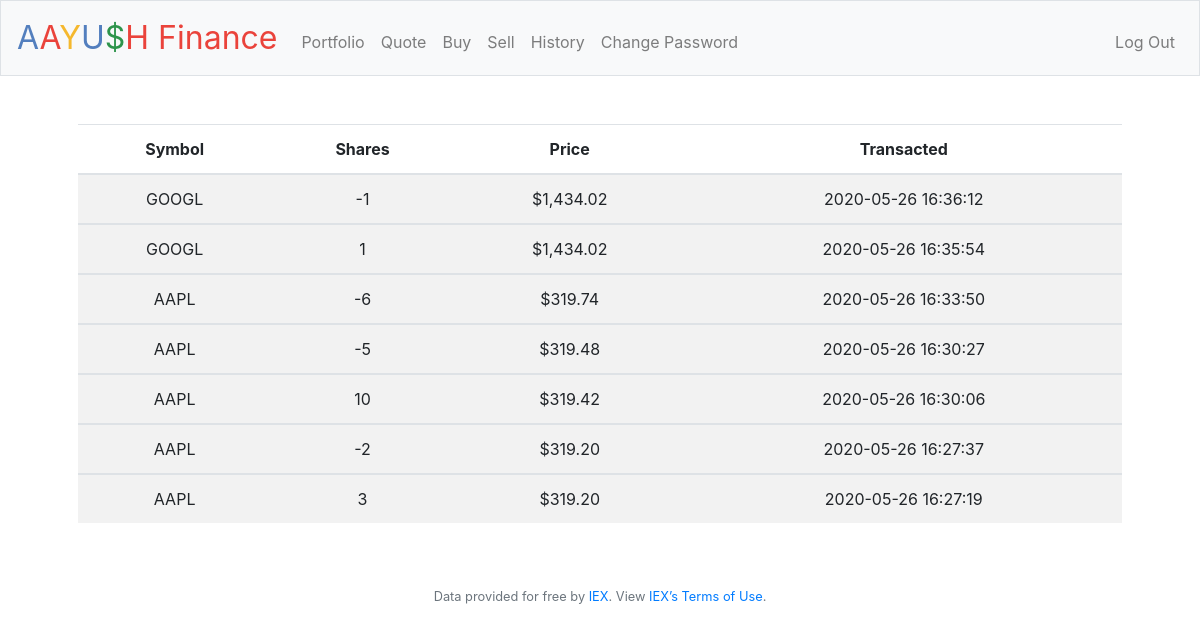
Screenshot of /history (signed in) with the database file from the repository.
### tables this page shows
CREATE TABLE 'data' (Symbol varchar(255), Name varchar(255), id INTEGER, Shares NUMERIC, TOTAL NUMERIC, Price NUMERIC, Transacted DATETIME);

### application.py (the view)
@app.route("/history")
@login_required
def history():
    tabs=db.execute("SELECT * FROM data WHERE id=:id ORDER BY Transacted DESC", id=session["user_id"])
    for tab in tabs:
        if tab["Price"] is not None:
            tab["Price"]=usd(tab["Price"])
    return render_template("history.html", tabs=tabs)

### application.py (called while the page is built)
@app.after_request
def after_request(response):
    response.headers["Cache-Control"] = "no-cache, no-store, must-revalidate"
    response.headers["Expires"] = 0
    response.headers["Pragma"] = "no-cache"
    return response

### helpers.py (called while the page is built)
def login_required(f):
    @wraps(f)
    def decorated_function(*args, **kwargs):
        if session.get("user_id") is None:
            return redirect("/login")
        return f(*args, **kwargs)
    return decorated_function

def usd(value):
    return f"${value:,.2f}"

### templates/history.html (shortened to what this page needs)
{% extends "layout.html" %}
{% block main %}
    <table class="table table-striped">
        <thead>
            <tr>
                <th>Symbol</th>
                <th>Shares</th>
                <th>Price</th>
                <th>Transacted</th>
            </tr>
        </thead>
        {% for tab in tabs %}
            <tbody>
                <tr>
                    <td>{{ tab["Symbol"] }}</td>
                    <td>{{ tab["Shares"] }}</td>
                    <td>{{ tab["Price"] }}</td>
                    <td>{{ tab["Transacted"] }}</td>
                </tr>
            </tbody>
        {% endfor %}
    </table>
{% endblock %}

### templates/layout.html (shortened to what this page needs)
<!DOCTYPE html>
<html lang="en">
    <head>
        <link href="https://maxcdn.bootstrapcdn.com/bootstrap/4.1.3/css/bootstrap.min.css" rel="stylesheet">
        <link href="/static/styles.css" rel="stylesheet">
    </head>
    <body>
        <nav class="navbar navbar-expand-md navbar-light bg-light border">
            <a class="navbar-brand" href="/"><span class="blue">A</span><span class="red">A</span><span class="yellow">Y</span><span class="blue">U</span><span class="green">$</span><span class="red">H</span> <span class="red">Finance</span></a>
            <div class="collapse navbar-collapse" id="navbar">
                {% if session.user_id %}
                    <ul class="navbar-nav mr-auto mt-2">
                        <li class="nav-item"><a class="nav-link" href="/">Portfolio</a></li>
                        <li class="nav-item"><a class="nav-link" href="/quote">Quote</a></li>
                        <li class="nav-item"><a class="nav-link" href="/buy">Buy</a></li>
                        <li class="nav-item"><a class="nav-link" href="/sell">Sell</a></li>
                        <li class="nav-item"><a class="nav-link" href="/history">History</a></li>
                        <li class="nav-item"><a class="nav-link" href="/change">Change Password</a></li>
                    </ul>
                    <ul class="navbar-nav ml-auto mt-2">
                        <li class="nav-item"><a class="nav-link" href="/logout">Log Out</a></li>
                    </ul>
                {% else %}
                    <ul class="navbar-nav ml-auto mt-2">
                        <li class="nav-item"><a class="nav-link" href="/register">Register</a></li>
                        <li class="nav-item"><a class="nav-link" href="/login">Log In</a></li>
                    </ul>
                {% endif %}
            </div>
        </nav>
        <main class="container p-5">
            {% block main %}{% endblock %}
        </main>
        <footer class="small text-center text-muted">
            Data provided for free by <a href="https://iextrading.com/developer">IEX</a>. View <a href="https://iextrading.com/api-exhibit-a/">IEX’s Terms of Use</a>.
        </footer>
    </body>
</html>

### static/styles.css (style rules this page uses)
nav .navbar-brand { font-size: xx-large; }
nav .navbar-brand .blue { color: #537fbe; }
nav .navbar-brand .red { color: #ea433b; }
nav .navbar-brand .yellow { color: #f5b82e; }
nav .navbar-brand .green { color: #2e944b; }
main { overflow-x: auto; text-align: center; }

### rows the page displays
data: Symbol "GOOGL", Shares "-1", Price "$1,434.02", Transacted "2020-05-26 16:36:12"
data: Symbol "GOOGL", Shares "1", Price "$1,434.02", Transacted "2020-05-26 16:35:54"
data: Symbol "AAPL", Shares "-6", Price "$319.74", Transacted "2020-05-26 16:33:50"
data: Symbol "AAPL", Shares "-5", Price "$319.48", Transacted "2020-05-26 16:30:27"
data: Symbol "AAPL", Shares "10", Price "$319.42", Transacted "2020-05-26 16:30:06"
data: Symbol "AAPL", Shares "-2", Price "$319.20", Transacted "2020-05-26 16:27:37"
data: Symbol "AAPL", Shares "3", Price "$319.20", Transacted "2020-05-26 16:27:19"
